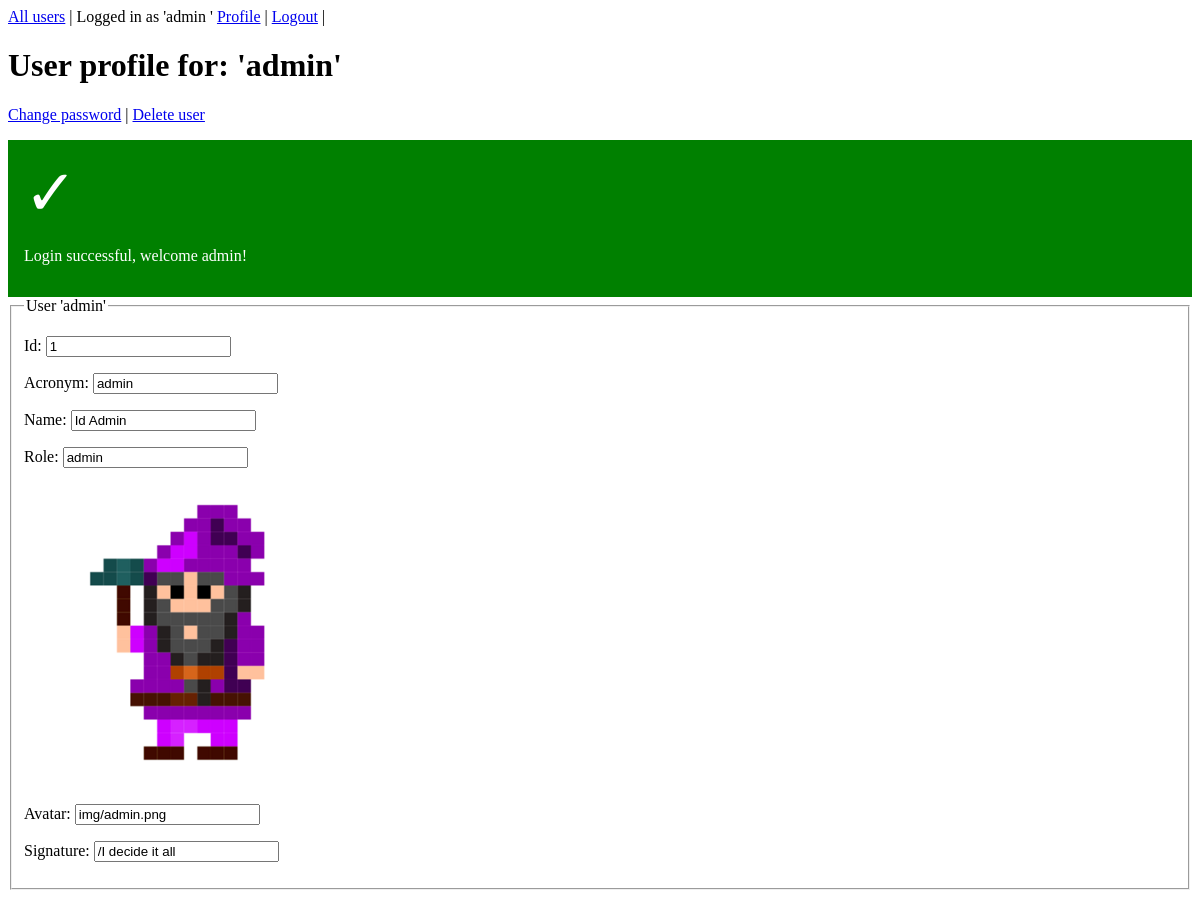
The page /user.php (signed in) on the database its author committed.
### tables this page shows
CREATE TABLE user (
    acronym TEXT PRIMARY KEY,
    name TEXT,
    password TEXT,
    role TEXT,
    avatar TEXT,
    signature TEXT
);

### user.php (called while the page is built, shortened)
<?php
require "view/header.php";
$dsn = "sqlite:db/user.sqlite";
$db = connectToDatabase($dsn);
$sql = <<<EOD
SELECT
    rowid,
    acronym,
    name,
    role,
    avatar,
    signature
FROM user
WHERE
    acronym = ?
;
EOD;
$stmt = $db->prepare($sql);
$args = [$user];
$stmt->execute($args);
$res = $stmt->fetch();
require "view/user.php";

### src/functions.php (called while the page is built, shortened)
<?php
function getFlashMessage(): string
{
    $flashMessage = $_SESSION["flash-message"] ?? "";
    return $flashMessage;
}

### view/user.php (the view)
<?php
$id         = htmlentities($res['rowid'] ?? "");
$acronym    = htmlentities($res['acronym'] ?? "");
$name       = htmlentities($res['name'] ?? "");
$role       = htmlentities($res['role'] ?? "");
$avatar     = htmlentities($res['avatar'] ?? "");
$signature  = htmlentities($res['signature'] ?? "");
?><h1>User profile for: '<?= $acronym ?>'</h1>
<p>
    <a href="change_password.php">Change password</a> |
    <a href="delete_user.php">Delete user</a>
</p>
<?= getFlashMessage() ?>
<form>
    <fieldset>
        <legend>User '<?= $acronym ?>'</legend>
        <p>
            <label>Id:
                <input type="text" name="id" value="<?= $id ?>" readonly="readonly">
            </label>
        </p>
        <p>
            <label>Acronym:
                <input type="text" name="acronym" value="<?= $acronym ?>" readonly="readonly">
            </label>
        </p>
        <p>
            <label>Name:
                <input type="text" name="name" value="<?= $name ?>">
            </label>
        </p>
        <p>
            <label>Role:
                <input type="text" name="role" value="<?= $role ?>" readonly="readonly">
            </label>
        </p>
        <figure class="right">
            <img src="<?= $avatar ?>" alt="Avatar for <?= $acronym ?>">
        </figure>
        <p>
            <label>Avatar:
                <input type="text" name="avatar" value="<?= $avatar ?>">
            </label>
        </p>
        <p>
            <label>Signature:
                <input type="text" name="signature" value="<?= $signature ?>">
            </label>
        </p>
    </fieldset>
</form>

### css/flash.css (style rules this page uses)
.success { background-color: green; color: #fff; }
.success::before { content: "✓ "; font-size: 4rem; }
.success, .warning { padding: 1em; }

### rows shown on the page
user: acronym "admin", name "Id Admin", role "admin", avatar+acronym (picture), avatar "img/admin.png", signature "/I decide it all"

### other values the page prints
$user "admin"
getFlashMessage() "Login successful, welcome admin!"
